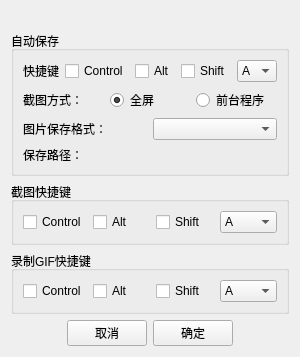
<?xml version="1.0" encoding="UTF-8"?>
<ui version="4.0">
 <class>SettingWidget</class>
 <widget class="QWidget" name="SettingWidget">
  <property name="geometry">
   <rect>
    <x>0</x>
    <y>0</y>
    <width>292</width>
    <height>354</height>
   </rect>
  </property>
  <property name="windowTitle">
   <string>Form</string>
  </property>
  <layout class="QVBoxLayout" name="verticalLayout">
   <item>
    <layout class="QHBoxLayout" name="horizontalLayout_4">
     <item>
      <widget class="QLabel" name="savePath">
       <property name="text">
        <string/>
       </property>
      </widget>
     </item>
    </layout>
   </item>
   <item>
    <widget class="QGroupBox" name="groupBox_2">
     <property name="title">
      <string>自动保存</string>
     </property>
     <layout class="QVBoxLayout" name="verticalLayout_2">
      <item>
       <layout class="QHBoxLayout" name="horizontalLayout_5">
        <item>
         <widget class="QLabel" name="label_2">
          <property name="text">
           <string>快捷键</string>
          </property>
         </widget>
        </item>
        <item>
         <widget class="QCheckBox" name="control1">
          <property name="text">
           <string>Control</string>
          </property>
         </widget>
        </item>
        <item>
         <widget class="QCheckBox" name="alt1">
          <property name="text">
           <string>Alt</string>
          </property>
         </widget>
        </item>
        <item>
         <widget class="QCheckBox" name="shift1">
          <property name="text">
           <string>Shift</string>
          </property>
         </widget>
        </item>
        <item>
         <widget class="QComboBox" name="key1">
          <property name="minimumSize">
           <size>
            <width>40</width>
            <height>0</height>
           </size>
          </property>
          <item>
           <property name="text">
            <string>A</string>
           </property>
          </item>
          <item>
           <property name="text">
            <string>B</string>
           </property>
          </item>
          <item>
           <property name="text">
            <string>C</string>
           </property>
          </item>
          <item>
           <property name="text">
            <string>D</string>
           </property>
          </item>
          <item>
           <property name="text">
            <string>E</string>
           </property>
          </item>
          <item>
           <property name="text">
            <string>F</string>
           </property>
          </item>
          <item>
           <property name="text">
            <string>G</string>
           </property>
          </item>
          <item>
           <property name="text">
            <string>H</string>
           </property>
          </item>
          <item>
           <property name="text">
            <string>I</string>
           </property>
          </item>
          <item>
           <property name="text">
            <string>J</string>
           </property>
          </item>
          <item>
           <property name="text">
            <string>K</string>
           </property>
          </item>
          <item>
           <property name="text">
            <string>L</string>
           </property>
          </item>
          <item>
           <property name="text">
            <string>M</string>
           </property>
          </item>
          <item>
           <property name="text">
            <string>N</string>
           </property>
          </item>
          <item>
           <property name="text">
            <string>O</string>
           </property>
          </item>
          <item>
           <property name="text">
            <string>P</string>
           </property>
          </item>
          <item>
           <property name="text">
            <string>Q</string>
           </property>
          </item>
          <item>
           <property name="text">
            <string>R</string>
           </property>
          </item>
          <item>
           <property name="text">
            <string>S</string>
           </property>
          </item>
          <item>
           <property name="text">
            <string>T</string>
           </property>
          </item>
          <item>
           <property name="text">
            <string>U</string>
           </property>
          </item>
          <item>
           <property name="text">
            <string>V</string>
           </property>
          </item>
          <item>
           <property name="text">
            <string>W</string>
           </property>
          </item>
          <item>
           <property name="text">
            <string>X</string>
           </property>
          </item>
          <item>
           <property name="text">
            <string>Y</string>
           </property>
          </item>
          <item>
           <property name="text">
            <string>Z</string>
           </property>
          </item>
         </widget>
        </item>
       </layout>
      </item>
      <item>
       <layout class="QHBoxLayout" name="horizontalLayout_6">
        <item>
         <widget class="QLabel" name="label">
          <property name="text">
           <string>截图方式：</string>
          </property>
         </widget>
        </item>
        <item>
         <widget class="QRadioButton" name="fullScreen">
          <property name="text">
           <string>全屏</string>
          </property>
          <property name="checked">
           <bool>true</bool>
          </property>
         </widget>
        </item>
        <item>
         <widget class="QRadioButton" name="program">
          <property name="text">
           <string>前台程序</string>
          </property>
         </widget>
        </item>
       </layout>
      </item>
      <item>
       <layout class="QHBoxLayout" name="horizontalLayout_7">
        <item>
         <widget class="QLabel" name="label_3">
          <property name="text">
           <string>图片保存格式：</string>
          </property>
         </widget>
        </item>
        <item>
         <widget class="QComboBox" name="format"/>
        </item>
       </layout>
      </item>
      <item>
       <widget class="QLabel" name="autoSavePath">
        <property name="text">
         <string>保存路径：</string>
        </property>
       </widget>
      </item>
     </layout>
    </widget>
   </item>
   <item>
    <widget class="QGroupBox" name="groupBox">
     <property name="title">
      <string>截图快捷键</string>
     </property>
     <layout class="QHBoxLayout" name="horizontalLayout">
      <item>
       <widget class="QCheckBox" name="control2">
        <property name="text">
         <string>Control</string>
        </property>
       </widget>
      </item>
      <item>
       <widget class="QCheckBox" name="alt2">
        <property name="text">
         <string>Alt</string>
        </property>
       </widget>
      </item>
      <item>
       <widget class="QCheckBox" name="shift2">
        <property name="text">
         <string>Shift</string>
        </property>
       </widget>
      </item>
      <item>
       <widget class="QComboBox" name="key2">
        <item>
         <property name="text">
          <string>A</string>
         </property>
        </item>
        <item>
         <property name="text">
          <string>B</string>
         </property>
        </item>
        <item>
         <property name="text">
          <string>C</string>
         </property>
        </item>
        <item>
         <property name="text">
          <string>D</string>
         </property>
        </item>
        <item>
         <property name="text">
          <string>E</string>
         </property>
        </item>
        <item>
         <property name="text">
          <string>F</string>
         </property>
        </item>
        <item>
         <property name="text">
          <string>G</string>
         </property>
        </item>
        <item>
         <property name="text">
          <string>H</string>
         </property>
        </item>
        <item>
         <property name="text">
          <string>I</string>
         </property>
        </item>
        <item>
         <property name="text">
          <string>J</string>
         </property>
        </item>
        <item>
         <property name="text">
          <string>K</string>
         </property>
        </item>
        <item>
         <property name="text">
          <string>L</string>
         </property>
        </item>
        <item>
         <property name="text">
          <string>M</string>
         </property>
        </item>
        <item>
         <property name="text">
          <string>N</string>
         </property>
        </item>
        <item>
         <property name="text">
          <string>O</string>
         </property>
        </item>
        <item>
         <property name="text">
          <string>P</string>
         </property>
        </item>
        <item>
         <property name="text">
          <string>Q</string>
         </property>
        </item>
        <item>
         <property name="text">
          <string>R</string>
         </property>
        </item>
        <item>
         <property name="text">
          <string>S</string>
         </property>
        </item>
        <item>
         <property name="text">
          <string>T</string>
         </property>
        </item>
        <item>
         <property name="text">
          <string>U</string>
         </property>
        </item>
        <item>
         <property name="text">
          <string>V</string>
         </property>
        </item>
        <item>
         <property name="text">
          <string>W</string>
         </property>
        </item>
        <item>
         <property name="text">
          <string>X</string>
         </property>
        </item>
        <item>
         <property name="text">
          <string>Y</string>
         </property>
        </item>
        <item>
         <property name="text">
          <string>Z</string>
         </property>
        </item>
       </widget>
      </item>
     </layout>
    </widget>
   </item>
   <item>
    <widget class="QGroupBox" name="groupBox_3">
     <property name="title">
      <string>录制GIF快捷键</string>
     </property>
     <layout class="QHBoxLayout" name="horizontalLayout_2">
      <item>
       <widget class="QCheckBox" name="control3">
        <property name="text">
         <string>Control</string>
        </property>
       </widget>
      </item>
      <item>
       <widget class="QCheckBox" name="alt3">
        <property name="text">
         <string>Alt</string>
        </property>
       </widget>
      </item>
      <item>
       <widget class="QCheckBox" name="shift3">
        <property name="text">
         <string>Shift</string>
        </property>
       </widget>
      </item>
      <item>
       <widget class="QComboBox" name="key3">
        <item>
         <property name="text">
          <string>A</string>
         </property>
        </item>
        <item>
         <property name="text">
          <string>B</string>
         </property>
        </item>
        <item>
         <property name="text">
          <string>C</string>
         </property>
        </item>
        <item>
         <property name="text">
          <string>D</string>
         </property>
        </item>
        <item>
         <property name="text">
          <string>E</string>
         </property>
        </item>
        <item>
         <property name="text">
          <string>F</string>
         </property>
        </item>
        <item>
         <property name="text">
          <string>G</string>
         </property>
        </item>
        <item>
         <property name="text">
          <string>H</string>
         </property>
        </item>
        <item>
         <property name="text">
          <string>I</string>
         </property>
        </item>
        <item>
         <property name="text">
          <string>J</string>
         </property>
        </item>
        <item>
         <property name="text">
          <string>K</string>
         </property>
        </item>
        <item>
         <property name="text">
          <string>L</string>
         </property>
        </item>
        <item>
         <property name="text">
          <string>M</string>
         </property>
        </item>
        <item>
         <property name="text">
          <string>N</string>
         </property>
        </item>
        <item>
         <property name="text">
          <string>O</string>
         </property>
        </item>
        <item>
         <property name="text">
          <string>P</string>
         </property>
        </item>
        <item>
         <property name="text">
          <string>Q</string>
         </property>
        </item>
        <item>
         <property name="text">
          <string>R</string>
         </property>
        </item>
        <item>
         <property name="text">
          <string>S</string>
         </property>
        </item>
        <item>
         <property name="text">
          <string>T</string>
         </property>
        </item>
        <item>
         <property name="text">
          <string>U</string>
         </property>
        </item>
        <item>
         <property name="text">
          <string>V</string>
         </property>
        </item>
        <item>
         <property name="text">
          <string>W</string>
         </property>
        </item>
        <item>
         <property name="text">
          <string>X</string>
         </property>
        </item>
        <item>
         <property name="text">
          <string>Y</string>
         </property>
        </item>
        <item>
         <property name="text">
          <string>Z</string>
         </property>
        </item>
       </widget>
      </item>
     </layout>
    </widget>
   </item>
   <item>
    <layout class="QHBoxLayout" name="horizontalLayout_3">
     <item>
      <spacer name="horizontalSpacer">
       <property name="orientation">
        <enum>Qt::Horizontal</enum>
       </property>
       <property name="sizeHint" stdset="0">
        <size>
         <width>40</width>
         <height>20</height>
        </size>
       </property>
      </spacer>
     </item>
     <item>
      <widget class="QPushButton" name="cancel">
       <property name="text">
        <string>取消</string>
       </property>
      </widget>
     </item>
     <item>
      <widget class="QPushButton" name="ok">
       <property name="text">
        <string>确定</string>
       </property>
      </widget>
     </item>
     <item>
      <spacer name="horizontalSpacer_2">
       <property name="orientation">
        <enum>Qt::Horizontal</enum>
       </property>
       <property name="sizeHint" stdset="0">
        <size>
         <width>40</width>
         <height>20</height>
        </size>
       </property>
      </spacer>
     </item>
    </layout>
   </item>
  </layout>
 </widget>
 <tabstops>
  <tabstop>control1</tabstop>
  <tabstop>alt1</tabstop>
  <tabstop>shift1</tabstop>
  <tabstop>key1</tabstop>
  <tabstop>control2</tabstop>
  <tabstop>alt2</tabstop>
  <tabstop>shift2</tabstop>
  <tabstop>key2</tabstop>
  <tabstop>cancel</tabstop>
  <tabstop>ok</tabstop>
 </tabstops>
 <resources/>
 <connections/>
</ui>
